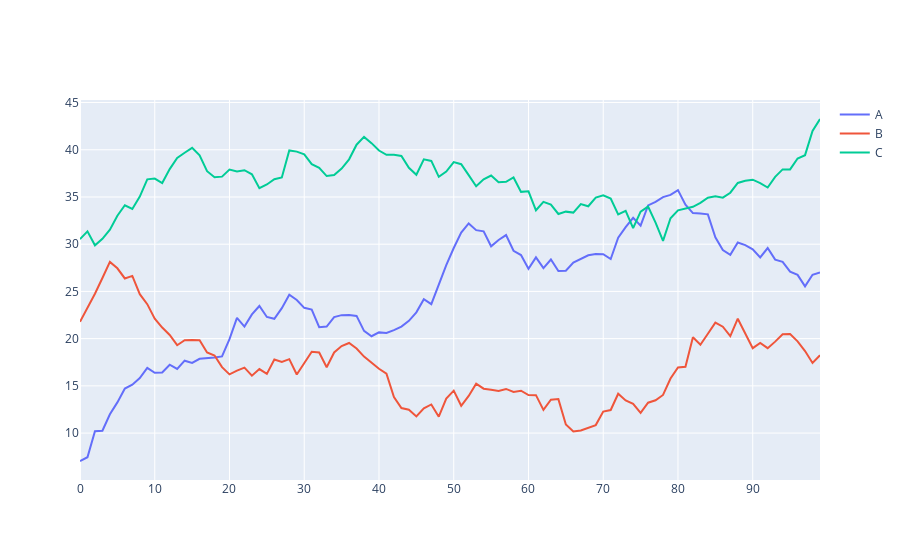

Here is the notebook cell this chart was saved with:
### Markdown cell above
##Line Chart

### Code cell
fig = go.Figure()
for col in df.columns:
    fig.add_trace(go.Scatter(y=df[col], mode='lines', name=col))
fig.show()
